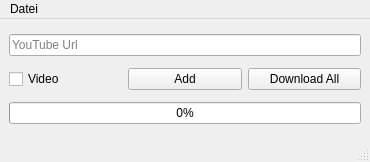
<?xml version="1.0" encoding="UTF-8"?>
<ui version="4.0">
 <class>MainWindow</class>
 <widget class="QMainWindow" name="MainWindow">
  <property name="geometry">
   <rect>
    <x>0</x>
    <y>0</y>
    <width>370</width>
    <height>162</height>
   </rect>
  </property>
  <property name="minimumSize">
   <size>
    <width>370</width>
    <height>162</height>
   </size>
  </property>
  <property name="maximumSize">
   <size>
    <width>370</width>
    <height>162</height>
   </size>
  </property>
  <property name="windowTitle">
   <string>YouTube Downloader</string>
  </property>
  <widget class="QWidget" name="centralwidget">
   <layout class="QGridLayout" name="gridLayout">
    <item row="0" column="1" colspan="2">
     <layout class="QHBoxLayout" name="horizontalLayout">
      <item>
       <widget class="QLineEdit" name="urlinput">
        <property name="placeholderText">
         <string>YouTube Url</string>
        </property>
       </widget>
      </item>
     </layout>
    </item>
    <item row="2" column="1" colspan="2">
     <layout class="QHBoxLayout" name="horizontalLayout_2">
      <item>
       <widget class="QProgressBar" name="progressBar">
        <property name="value">
         <number>0</number>
        </property>
        <property name="textVisible">
         <bool>true</bool>
        </property>
       </widget>
      </item>
     </layout>
    </item>
    <item row="1" column="1" colspan="2">
     <layout class="QHBoxLayout" name="horizontalLayout_3">
      <item>
       <widget class="QCheckBox" name="checkBox">
        <property name="layoutDirection">
         <enum>Qt::LeftToRight</enum>
        </property>
        <property name="text">
         <string>Video</string>
        </property>
        <property name="tristate">
         <bool>false</bool>
        </property>
       </widget>
      </item>
      <item>
       <widget class="QPushButton" name="addbutton">
        <property name="text">
         <string>Add</string>
        </property>
       </widget>
      </item>
      <item>
       <widget class="QPushButton" name="downloadbutton">
        <property name="text">
         <string>Download All</string>
        </property>
       </widget>
      </item>
     </layout>
    </item>
   </layout>
  </widget>
  <widget class="QStatusBar" name="statusbar"/>
  <widget class="QMenuBar" name="menuBar">
   <property name="geometry">
    <rect>
     <x>0</x>
     <y>0</y>
     <width>370</width>
     <height>22</height>
    </rect>
   </property>
   <widget class="QMenu" name="menuDatei">
    <property name="title">
     <string>Datei</string>
    </property>
    <addaction name="action_download_path"/>
   </widget>
   <addaction name="menuDatei"/>
  </widget>
  <action name="action_download_path">
   <property name="text">
    <string>Dowload Pfad</string>
   </property>
  </action>
 </widget>
 <resources/>
 <connections/>
</ui>
